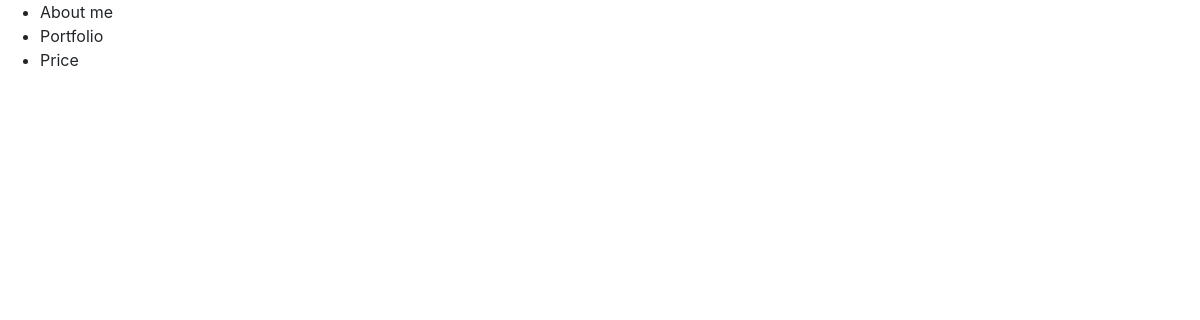
The app's page /, older data.
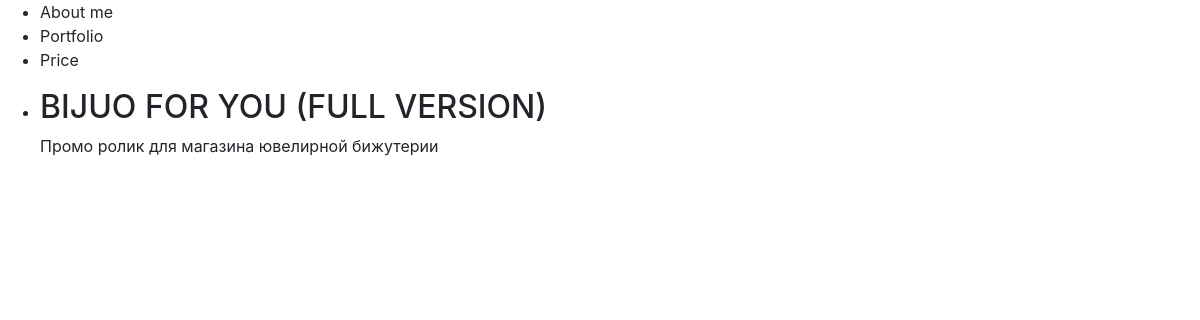
The same page, newer data.
### main/models.py (models this page shows, shortened)
class Video(models.Model):
    title = models.CharField(max_length=255)
    description = models.TextField(blank=True)
    video = EmbedVideoField()
    time_create = models.DateTimeField(auto_now_add=True)
    time_update = models.DateTimeField(auto_now=True)
    is_published = models.BooleanField(default=True)
    cat = models.ForeignKey('Category', on_delete=models.PROTECT, null=True)

### main/views.py (the view)
# urls.py: path('', views.index, name='home'),
def index(request):
    posts = Video.objects.all()
    return render(request, 'main/index.html', {'posts': posts, 'menu': menu, 'title': 'Главная страница'})

### main/templates/main/index.html (shortened to what this page needs)
{% extends 'main/base.html' %}
{% load embed_video_tags %}
{% block content %}
<ul>
    {% for p in posts %}
    <li>
        <h2>{{p.title}}</h2>
        <p>{{p.description}}</p>
    </li>
    {% endfor %}
</ul>
{% endblock %}

### main/templates/main/base.html (shortened to what this page needs)
{% load static %}
<!doctype html>
<html lang="ru">
<head>
    <link rel="stylesheet" href="https://maxcdn.bootstrapcdn.com/bootstrap/4.0.0/css/bootstrap.min.css">
    <link type="text/css" href="{% static 'main/css/styles.css' %}" rel="stylesheet" />
</head>
<body>
{% block mainmenu %}
<ul>
    {% for m in menu %}
<li>{{m}}</li>
    {% endfor %}
</ul>
{% endblock mainmenu %}
{% block content %}
{% endblock %}
</body>
</html>

Row changes from the older to the newer data that the page shows:
added Video: title "BIJUO FOR YOU (FULL VERSION)", description "Промо ролик для магазина ювелирной бижутерии"
